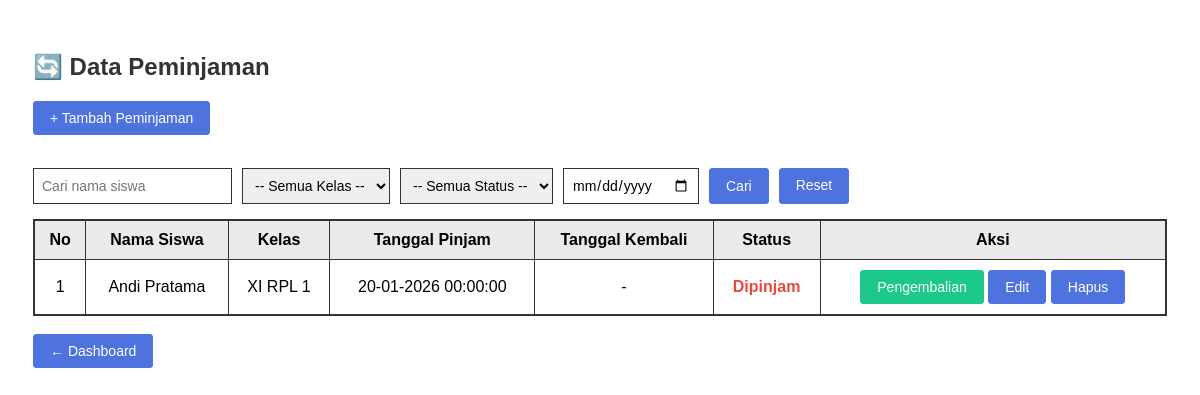
/peminjaman/index.php (signed in), run on an earlier commit of the app's database.
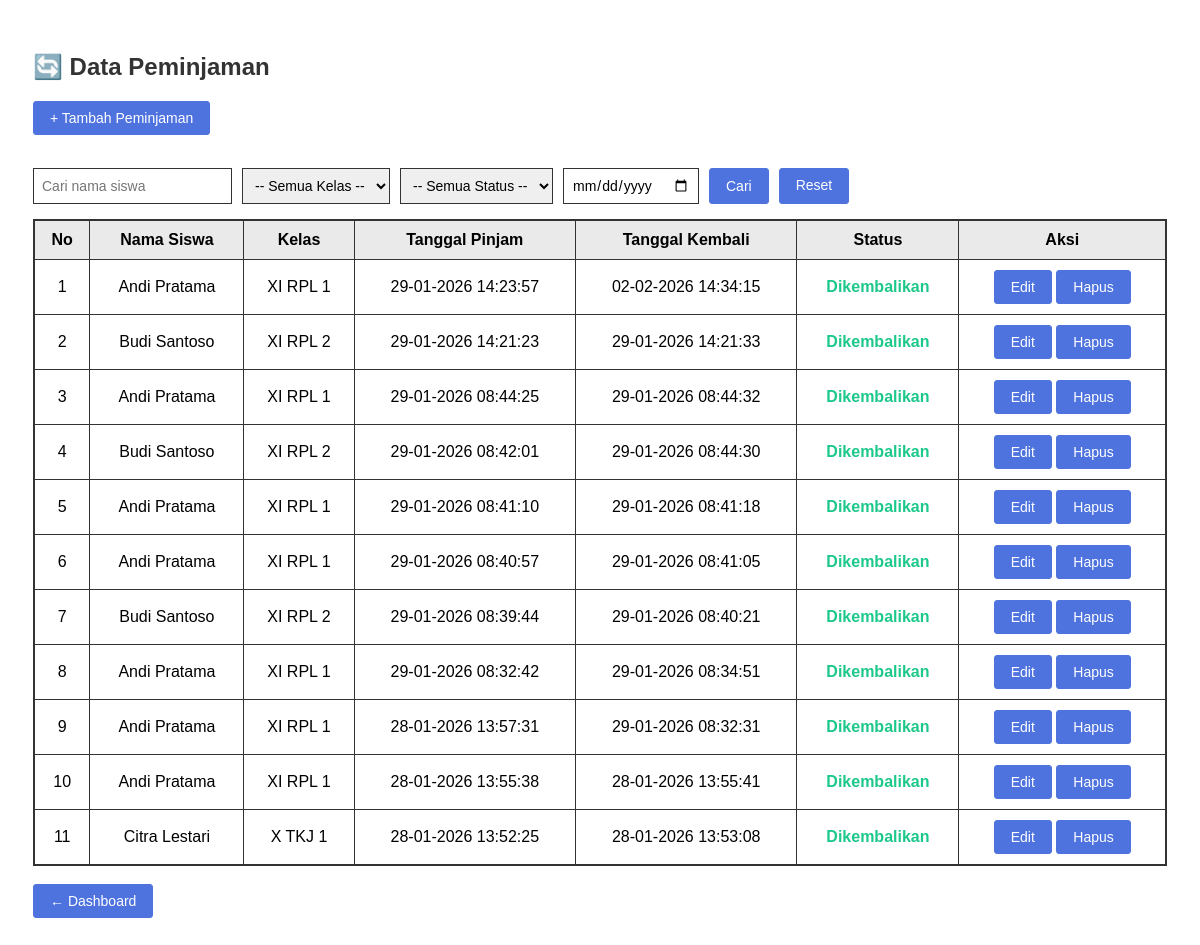
And on a later commit of the database.
### tables this page shows
CREATE TABLE `peminjaman` (
  `id_peminjaman` int NOT NULL,
  `id_siswa` int NOT NULL,
  `id_admin` int NOT NULL,
  `tanggal_pinjam` datetime NOT NULL,
  `tanggal_kembali` datetime DEFAULT NULL,
  `status` enum('dipinjam','dikembalikan') NOT NULL
);

CREATE TABLE `siswa` (
  `id_siswa` int NOT NULL,
  `nis` varchar(20) NOT NULL,
  `nama` varchar(100) NOT NULL,
  `kelas` varchar(20) DEFAULT NULL,
  `no_hp` varchar(20) DEFAULT NULL
);

### peminjaman/index.php (the view, shortened to what this page needs)
<?php
include "../database/koneksi.php";
$sql = "
    SELECT
        p.id_peminjaman,
        s.nama,
        s.kelas,
        p.tanggal_pinjam,
        p.tanggal_kembali,
        p.status
    FROM peminjaman p
    JOIN siswa s ON p.id_siswa = s.id_siswa
";
$sql .= " ORDER BY p.id_peminjaman DESC";
$data = mysqli_query($koneksi, $sql);
?>
<!DOCTYPE html>
<html lang="id">
<head>
    <link rel="stylesheet" href="../assets/css/peminjaman.css">
</head>
<body>
<div class="container">
<h2>🔄 Data Peminjaman</h2>
<a href="create.php" class="btn">+ Tambah Peminjaman</a>
<br><br>
<form method="get" class="filter-box">
    <input type="text" name="nama" placeholder="Cari nama siswa"
           value="<?= isset($_GET['nama']) ? htmlspecialchars($_GET['nama']) : '' ?>">
    <select name="kelas">
        <option value="">-- Semua Kelas --</option>
    </select>
    <select name="status">
        <option value="">-- Semua Status --</option>
    </select>
    <input type="date" name="tgl"
           value="<?= isset($_GET['tgl']) ? $_GET['tgl'] : '' ?>">
    <button type="submit" class="btn">Cari</button>
    <a href="index.php" class="btn btn-danger">Reset</a>
</form>
<table class="table">
<tr>
    <th>No</th>
    <th>Nama Siswa</th>
    <th>Kelas</th>
    <th>Tanggal Pinjam</th>
    <th>Tanggal Kembali</th>
    <th>Status</th>
    <th>Aksi</th>
</tr>
<?php $no=1; while($row=mysqli_fetch_assoc($data)): ?>
<tr>
    <td><?= $no++ ?></td>
    <td><?= $row['nama'] ?></td>
    <td><?= $row['kelas'] ?></td>
    <td><?= date('d-m-Y H:i:s', strtotime($row['tanggal_pinjam'])) ?></td>
    <td>
        <?= $row['tanggal_kembali']
            ? date('d-m-Y H:i:s', strtotime($row['tanggal_kembali']))
            : '-' ?>
    </td>
    <td>
        <?php if($row['status']=='dipinjam'): ?>
            <span class="status-dipinjam">Dipinjam</span>
        <?php else: ?>
            <span class="status-kembali">Dikembalikan</span>
        <?php endif; ?>
    </td>
    <td>
        <?php if($row['status']=='dipinjam'): ?>
            <a href="kembali.php?id=<?= $row['id_peminjaman'] ?>"
               class="btn btn-success">
               Pengembalian
            </a>
        <?php endif; ?>
        <a href="edit.php?id=<?= $row['id_peminjaman'] ?>" class="btn">
            Edit
        </a>
        <a href="delete.php?id=<?= $row['id_peminjaman'] ?>"
           onclick="return confirm('Yakin hapus data peminjaman ini?')"
           class="btn btn-danger">
           Hapus
        </a>
    </td>
</tr>
<?php endwhile; ?>
</table>
<br>
<a href="../dashboard.php" class="btn">← Dashboard</a>
</div>
</body>
</html>

### assets/css/peminjaman.css (style rules this page uses)
* { box-sizing: border-box; font-family: Arial, Helvetica, sans-serif; }
.container { padding: 25px; }
h2 { margin-bottom: 20px; color: #333; }
.btn { display: inline-block; padding: 8px 16px; background: #4e73df; color: #fff; text-decoration: none; border: 1px solid #4e73df; border-radius: 3px; font-size: 14px; }
.table { width: 100%; border-collapse: collapse; background: #fff; border: 2px solid #333; }
.table th, .table td { border: 1px solid #333; padding: 10px; text-align: center; }
.table th { background: #eaeaea; }
.status-kembali { color: #1cc88a; font-weight: bold; }
.filter-box { margin: 15px 0; display: flex; gap: 10px; flex-wrap: wrap; }
.filter-box input, .filter-box select { padding: 8px; border: 1px solid #333; font-size: 14px; }
.btn-success { background: #1cc88a; border-color: #1cc88a; }
.status-dipinjam { color: #e74a3b; font-weight: bold; }

What changed in the data, as far as the page shows it:
removed peminjaman: id_siswa.nama "Andi Pratama", id_siswa.kelas "XI RPL 1", tanggal_pinjam "20-01-2026 00:00:00", status "Dipinjam"
added peminjaman: id_siswa.nama "Andi Pratama", id_siswa.kelas "XI RPL 1", tanggal_pinjam "29-01-2026 14:23:57", tanggal_kembali "02-02-2026 14:34:15", status "Dikembalikan"
added peminjaman: id_siswa.nama "Budi Santoso", id_siswa.kelas "XI RPL 2", tanggal_pinjam "29-01-2026 14:21:23", tanggal_kembali "29-01-2026 14:21:33", status "Dikembalikan"
added peminjaman: id_siswa.nama "Andi Pratama", id_siswa.kelas "XI RPL 1", tanggal_pinjam "29-01-2026 08:44:25", tanggal_kembali "29-01-2026 08:44:32", status "Dikembalikan"
added peminjaman: id_siswa.nama "Budi Santoso", id_siswa.kelas "XI RPL 2", tanggal_pinjam "29-01-2026 08:42:01", tanggal_kembali "29-01-2026 08:44:30", status "Dikembalikan"
added peminjaman: id_siswa.nama "Andi Pratama", id_siswa.kelas "XI RPL 1", tanggal_pinjam "29-01-2026 08:41:10", tanggal_kembali "29-01-2026 08:41:18", status "Dikembalikan"
added peminjaman: id_siswa.nama "Andi Pratama", id_siswa.kelas "XI RPL 1", tanggal_pinjam "29-01-2026 08:40:57", tanggal_kembali "29-01-2026 08:41:05", status "Dikembalikan"
added peminjaman: id_siswa.nama "Budi Santoso", id_siswa.kelas "XI RPL 2", tanggal_pinjam "29-01-2026 08:39:44", tanggal_kembali "29-01-2026 08:40:21", status "Dikembalikan"
added peminjaman: id_siswa.nama "Andi Pratama", id_siswa.kelas "XI RPL 1", tanggal_pinjam "29-01-2026 08:32:42", tanggal_kembali "29-01-2026 08:34:51", status "Dikembalikan"
added peminjaman: id_siswa.nama "Andi Pratama", id_siswa.kelas "XI RPL 1", tanggal_pinjam "28-01-2026 13:57:31", tanggal_kembali "29-01-2026 08:32:31", status "Dikembalikan"
added peminjaman: id_siswa.nama "Andi Pratama", id_siswa.kelas "XI RPL 1", tanggal_pinjam "28-01-2026 13:55:38", tanggal_kembali "28-01-2026 13:55:41", status "Dikembalikan"
added peminjaman: id_siswa.nama "Citra Lestari", id_siswa.kelas "X TKJ 1", tanggal_pinjam "28-01-2026 13:52:25", tanggal_kembali "28-01-2026 13:53:08", status "Dikembalikan"
